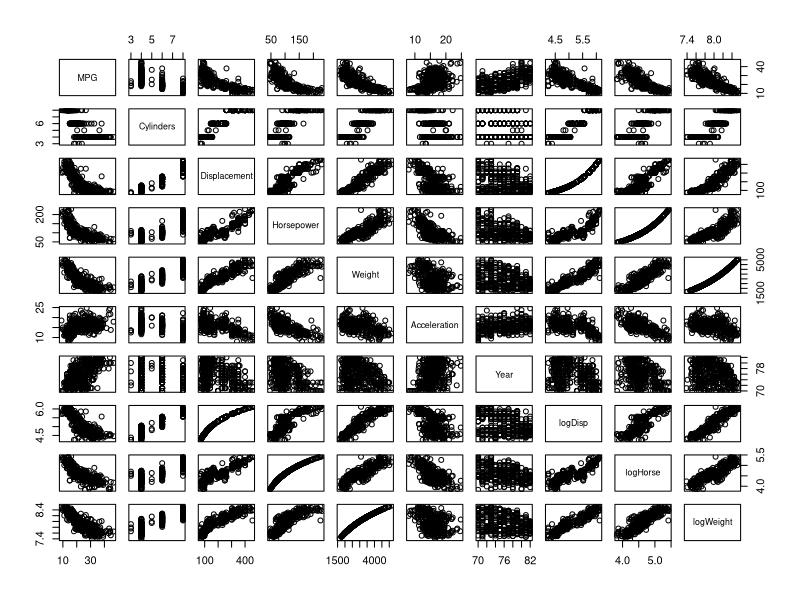

The R script that drew this image:
library(leaps)

auto <- read.csv('auto.dat')

auto <- auto[complete.cases(auto),]

auto$logDisp <- log(auto$Displacement)
auto$logHorse <- log(auto$Horsepower)
auto$logWeight <- log(auto$Weight)

plot(auto[,-c(8)])

set.seed(0)
train <- sample(1:398, 250)

x.train <- auto[train,-c(1,8)]
y.train <- auto[train, c(1)]

x.test <- auto[-train, -c(1,8)]
y.test <- auto[-train, c(1)]

null <- lm(y.train~1, data=x.train)
full <- lm(y.train~., data=x.train)

step(null, scope=list(lower=null, upper=full), direction='both')

besttrain <- regsubsets(y.train~., data=x.train)
besttrain.sum <- summary(besttrain)
besttrain.sum$which
cbind(besttrain.sum$rsq, besttrain.sum$adjr2, besttrain.sum$cp)
